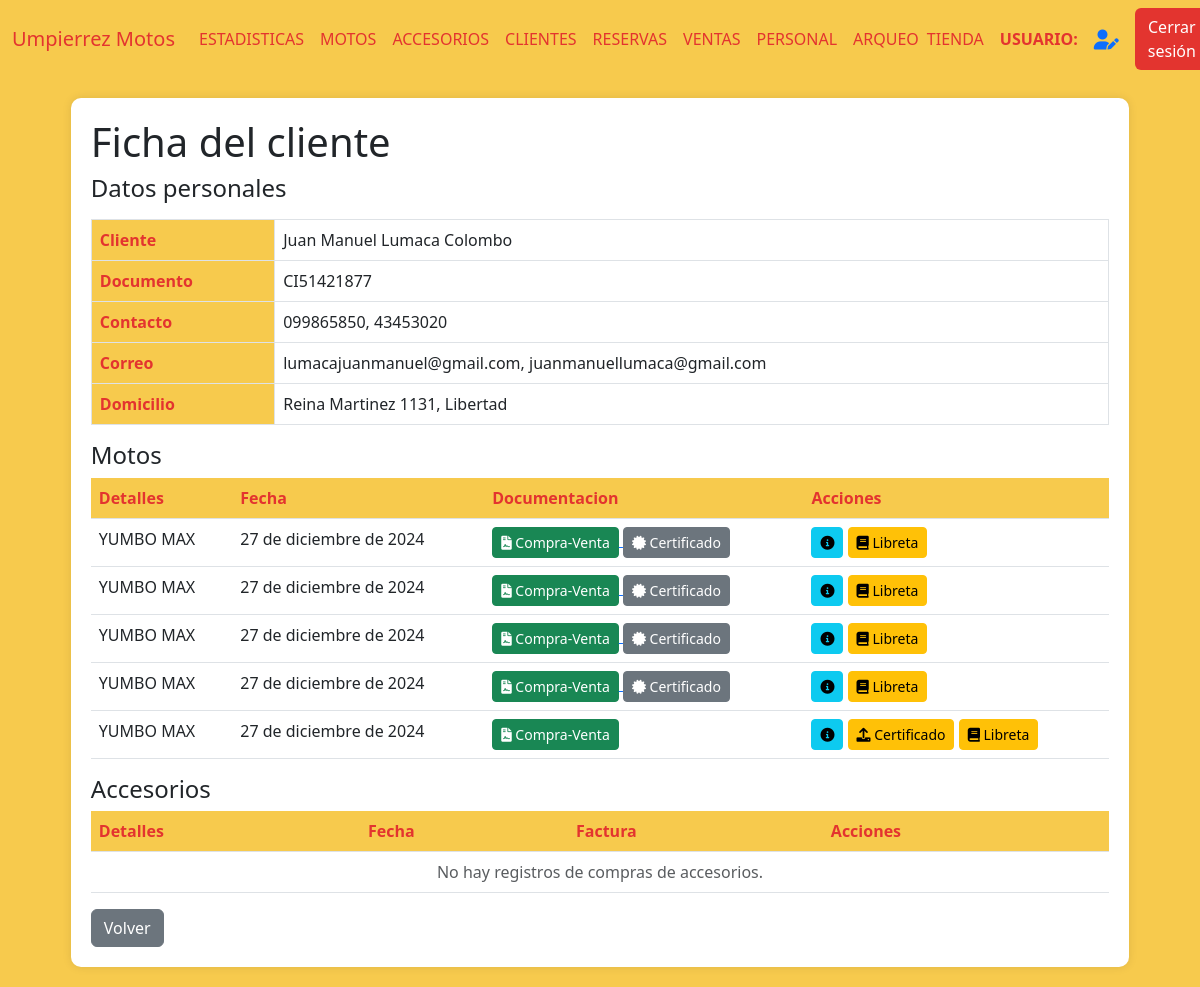
Page /cliente_ficha/1 (signed in) on the committed database.
### AppUM/models.py (models this page shows)
class Cliente(models.Model):
    documento = models.CharField(max_length=20, unique=True)
    nombre = models.CharField(max_length=20)
    apellido  = models.CharField(max_length=20)
    fecha_nacimiento = models.DateField(null=True,blank=True)
    domicilio = models.CharField(max_length=500,blank=True)

class ClienteTelefono(models.Model):
    cliente = models.ForeignKey(Cliente, related_name='cliente_telefono', on_delete=models.CASCADE, null=True)
    telefono = models.CharField(max_length=10,unique=True)
    principal = models.BooleanField(default=True)

class ClienteCorreo(models.Model):
    cliente = models.ForeignKey(Cliente, related_name='cliente_correo', on_delete=models.CASCADE, null=True)
    correo = models.CharField(max_length=100, unique=True)
    principal = models.BooleanField(default=True)

class ComprasVentas(models.Model):
    moto = models.ForeignKey(Moto, related_name='moto_cliente', on_delete=models.CASCADE)
    cliente = models.ForeignKey(Cliente, related_name='cliente_moto', on_delete=models.CASCADE)
    fecha_compra = models.DateField()
    fotocopia_libreta = models.ImageField(null=True, blank=True, upload_to="documentacion/libretas/")
    compra_venta = models.FileField(null=True, blank=True, upload_to="documentacion/compra_venta/")
    certificado_venta = models.FileField(null=True, blank=True, upload_to="documentacion/certificado_venta/")
    tipo = models.CharField(max_length=20)
    forma_de_pago = models.TextField(null=True, blank=True)
    class Meta:
        pass

### AppUM/decorators.py (the view)
    def _wrapped_view(request, *args, **kwargs):
        user = request.user
        if user.is_authenticated:
            usuario_consulta = Personal.objects.filter(usuario=user.username).first()
            if usuario_consulta:
                if Administrativo.objects.filter(personal_ptr_id=usuario_consulta.id,activo=1).exists():
                    return view_func(request, *args, **kwargs)
                else:
                    raise PermissionDenied
            else:
                return view_func(request, *args, **kwargs)
        else:
            return redirect('Login')  # Redirigir al login si no está autenticado

### AppUM/functions.py (called while the page is built)
def funcion_paginas_varias(req,instancia_model):
    paginator = Paginator(instancia_model, 5)  # 5 motos por página
    page_number = req.GET.get('page')  # Obtiene el número de página desde la URL
    page_obj = paginator.get_page(page_number)
    return page_obj

### AppUM/templates/perfil_administrativo/cliente/detalles_cliente.html (shortened to what this page needs)
{% extends "perfil_administrativo/padre_perfil_administrativo.html" %}
{% load static %}
{% block contenidoQueCambia %}
<div class="table-container" id="clienteDetails">
    <h1>Ficha del cliente</h1>
    <h4>Datos personales</h4>
    <table class="table table-bordered">
        <tbody>
            <tr>
                <th scope="row">Cliente</th>
                <td>{{ cliente.nombre }} {{ cliente.apellido }}</td>
            </tr>
            <tr>
                <th scope="row">Documento</th>
                <td>{{ cliente.documento }}</td>
            </tr>
            <tr>
                <th scope="row">Contacto</th>
                <td>{{ tel1 }}{% if tel2 %}, {{ tel2 }}{% endif %}</td>
            </tr>
            <tr>
                <th scope="row">Correo</th>
                <td>{% if correo1 %}{{ correo1 }}{% if correo2 %}, {{ correo2 }}{% endif %} {% else %} El cliente no tiene correo {% endif %}</td>
            </tr>
            <tr>
                <th scope="row">Domicilio</th>
                <td>{{ cliente.domicilio }}</td>
            </tr>
        </tbody>
    </table>
    <h4>Motos</h4>
    <table class="table">
        <thead>
            <tr>
                <th scope="row">Detalles</th>
                <th scope="row">Fecha</th>
                <th scope="row">Documentacion</th>
                <th scope="row">Acciones</th>
            </tr>
        </thead>
        <tbody>
            {% if page_obj %}
                {% for item in page_obj %}
                    <tr>
                        <td>{{ item.moto.moto__marca }} {{ item.moto.moto__modelo }}</td>
                        <td>{{ item.moto.fecha_compra }}</td>
                        <td>
                            {% if item.libreta or item.compra_venta or item.certificado_venta %}
                                {% if item.compra_venta %}
                                    <a href="{{ item.compra_venta }}" target="_blank">
                                        <button class="btn btn-sm btn-success" title="Ver Documento de Compra-Venta">
                                            <i class="fas fa-file-contract"></i> Compra-Venta
                                        </button>
                                    </a>
                                {% endif %}
                                {% if item.certificado_venta %}
                                    <a href="{{ item.certificado_venta }}" target="_blank">
                                        <button class="btn btn-sm btn-secondary" title="Ver Certificado de Venta">
                                            <i class="fas fa-certificate"></i> Certificado
                                        </button>
                                    </a>
                                {% endif %}
                            {% else %}
                                <p>SIN DOCUMENTACION</p>
                            {% endif %}
                        </td>
                        <td>
                        <a href="{% url 'DetallesCuotas' item.moto.id %}"><button class="btn btn-sm btn-info"><i class="fas fa-info-circle"></i></button></a>
                        {% if not item.certificado_venta %}
                        <button class="btn btn-sm btn-warning" onclick="toggleFormulario('{{ forloop.counter }}')"><i class="fas fa-upload"></i> Certificado</button>
                        {% endif %}
                        {% if not item.libreta %}
                        <button class="btn btn-sm btn-warning" onclick="toggleLibreta('{{ forloop.counter }}')">
                            <i class="fas fa-book"></i> Libreta
                        </button>
                        {% endif %}
                        </td>
                    </tr>
                {% endfor %}
            {% else %}
                <tr>
                    <td colspan="9" class="text-center text-muted">
                        No hay registros de compras de motos.
                    </td>
                </tr>
            {% endif %}
        </tbody>
    </table>
    <h4>Accesorios</h4>
    <table class="table">
        <thead>
            <tr>
                <th scope="row">Detalles</th>
                <th scope="row">Fecha</th>
                <th scope="row">Factura</th>
                <th scope="row">Acciones</th>
            </tr>
        </thead>
        <tbody>
            {% if page_obj_accesorio %}
                {% for item in page_obj_accesorio %}
                <tr>
                    <td>{{ item.accesorio.accesorio__tipo }} {{ item.accesorio.accesorio__marca }} {{ item.accesorio.accesorio__modelo }}</td>
                    <td>{{ item.accesorio.fecha_compra }}</td>
                    <td>
                        {% if item.factura_documento %}
                        <a href="{{ item.factura_documento }}" target="_blank">
                            <button class="btn btn-sm btn-secondary" title="Ver Factura">
                                <i class="fas fa-certificate"></i> Factura
                            </button>
                        </a>
                        {% else %}
                        <p>SIN DOCUMENTACION</p>
                        {% endif %}
                    </td>
                    <td>
                        <a href="{% url 'DetallesCompraAccesorio' item.accesorio.id %}"><button class="btn btn-sm btn-info"><i class="fas fa-info-circle"></i></button></a>
                    </td>
                </tr>
                {% endfor %}
            {% else %}
                <tr>
                    <td colspan="9" class="text-center text-muted">
                        No hay registros de compras de accesorios.
                    </td>
                </tr>
            {% endif %}
        </tbody>
    </table>
    <a href="{% url 'Clientes' %}" class="btn btn-secondary">Volver</a>
</div>
{% endblock %}

### AppUM/static/css/styles.css (style rules this page uses)
body { background-color: #f7ca4d; }
.table-container { background-color: #fff; border-radius: 10px; padding: 20px; box-shadow: 0px 0px 10px rgba(0, 0, 0, 0.1); margin: 20px auto; max-width: 90%; }
.table th { background-color: #f7ca4d; color: #e3342f; }

### rows in the picture
Cliente: nombre "Juan Manuel", apellido "Lumaca Colombo", documento "CI51421877", domicilio "Reina Martinez 1131, Libertad"
ClienteTelefono: telefono "099865850"
ClienteTelefono: telefono "43453020"
ClienteCorreo: correo "lumacajuanmanuel@gmail.com"
ClienteCorreo: correo "juanmanuellumaca@gmail.com"
ComprasVentas: moto.moto__marca "YUMBO", moto.moto__modelo "MAX", moto.fecha_compra "27 de diciembre de 2024"
ComprasVentas: moto.moto__marca "YUMBO", moto.moto__modelo "MAX", moto.fecha_compra "27 de diciembre de 2024"
ComprasVentas: moto.moto__marca "YUMBO", moto.moto__modelo "MAX", moto.fecha_compra "27 de diciembre de 2024"
ComprasVentas: moto.moto__marca "YUMBO", moto.moto__modelo "MAX", moto.fecha_compra "27 de diciembre de 2024"
ComprasVentas: moto.moto__marca "YUMBO", moto.moto__modelo "MAX", moto.fecha_compra "27 de diciembre de 2024"
